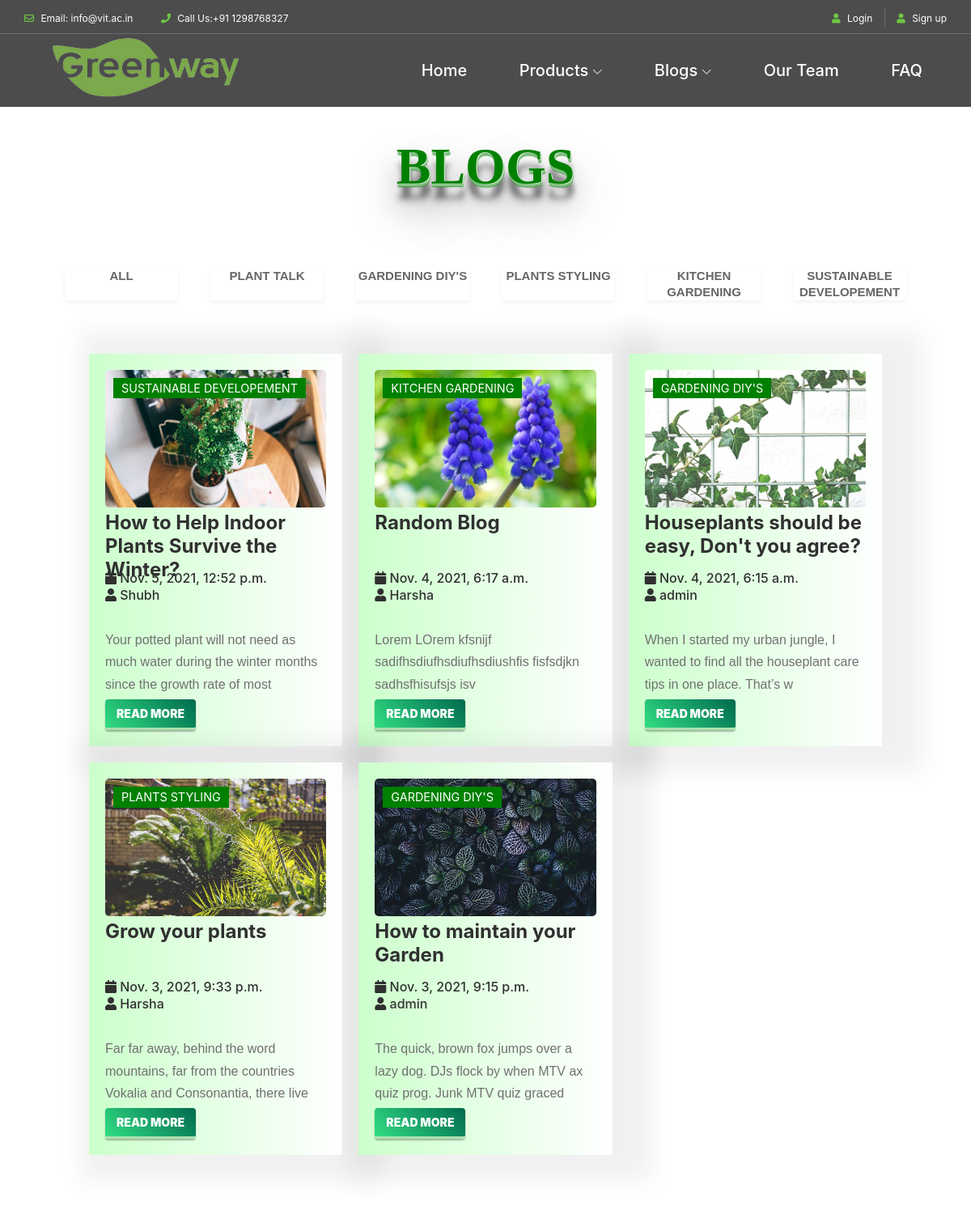
/blogs/blog_home (upper part), run on an earlier commit of the app's database.
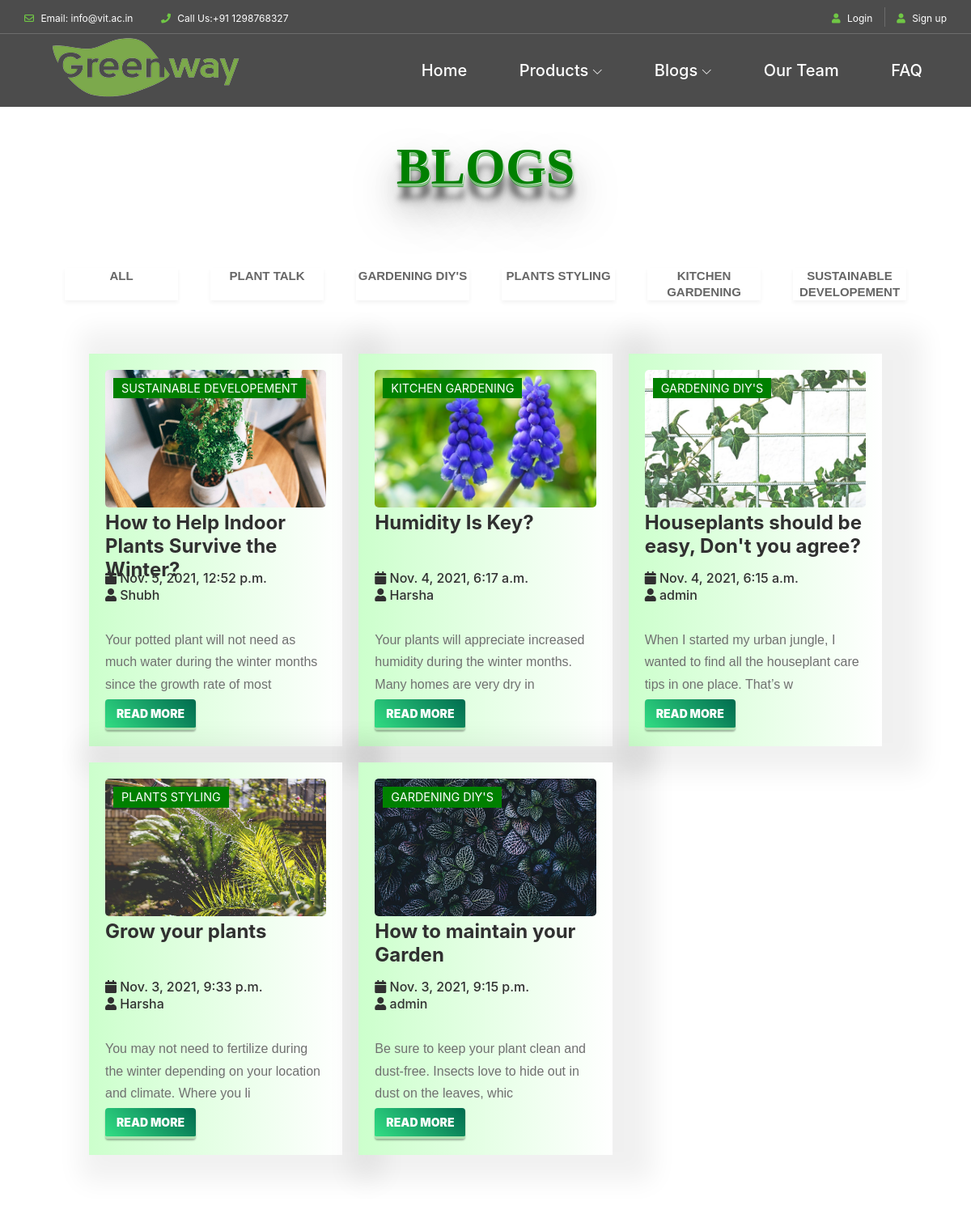
And on a later commit of the database.
### blogs/models.py (models this page shows, shortened)
class BlogPlant(models.Model):
    author = models.ForeignKey(User, on_delete=models.CASCADE, related_name= 'post_author')
    blog_title = models.CharField(max_length= 264)
    slug = models.SlugField(max_length=264, unique=True, default='',editable=False)
    blog_content = models.TextField()
    blog_image = models.ImageField(upload_to= 'blog_image')
    publish_date = models.DateTimeField(auto_now_add=True)
    category = models.ForeignKey(Category, on_delete = models.CASCADE, related_name ='blog_cat')
    class Meta:
        ordering = ['-publish_date']

class Category(models.Model):
    category = models.CharField(max_length = 50, unique = True)
    def __str__(self):
        return self.category

### blogs/views.py (the view)
# urls.py: path('blog_home', views.blog_home, name='blogs'),
def blog_home(request):
    context = {
        "blogs": BlogPlant.objects.all(),
        "tags": {
        'plant': 'PLANT TALK',
        'gardening': 'GARDENING DIY\'S',
        'styling' : 'PLANTS STYLING',
        'kitchen' : 'KITCHEN GARDENING',
        'development' : 'SUSTAINABLE DEVELOPEMENT'
        }
    }
    return render(request, "blogs/blog_home.html", context)

### blogs/template_tags/get_plant_Cat.py (called while the page is built)
@register.filter
def get_plant_Cat(dictionary, key):
    return dictionary.get(str(key))

### templates/blogs/blog_home.html (shortened to what this page needs)
{% extends "base.html" %}
{% load static %}
{% load get_plant_Cat %}
{% block content %}
<link rel="stylesheet" type="text/css" href="{% static 'css/blog.css' %}"/>
<link rel="stylesheet" href="https://cdnjs.cloudflare.com/ajax/libs/magnific-popup.js/1.1.0/magnific-popup.min.css">
<h2 class="title-blog">BLOGS</h2>
<section id="blog">
    <div class="gallery">
        <ul class="blog-filter">
            <li class="list blog-filter-active" data-filter="all">ALL</li>
            <li class="list" data-filter="plant">PLANT TALK</li>
            <li class="list" data-filter="gardening">GARDENING DIY'S</li>
            <li class="list" data-filter="styling">PLANTS STYLING</li>
            <li class="list" data-filter="kitchen ">KITCHEN GARDENING</li>
            <li class="list" data-filter= "development">SUSTAINABLE DEVELOPEMENT</li>
        </ul>
    </div>
    <div class="blog-container">
      {% for i in blogs %}
      <div class="blog-box {{ i.category }}">
          <div class="blog-img">
              <img src="/media/{{ i.blog_image }}">
              <span class="category">
                {{ tags|get_plant_Cat:i.category}}
              </span>
          </div>
              <div class="blog-text">
                  <h4 class="indi-blog-title">{{ i.blog_title }}</h4>
                  <h6 class="published-date"><i class="fa fa-calendar" aria-hidden="true"></i> {{ i.publish_date }}</h6>
                  <h6><i class="fa fa-user "></i> {{ i.author }}</h6><br>
              </div>
              <div class="para">
                  <p>{{ i.blog_content|slice:":100" }}</p>
              </div>
              <a href="{% url 'blog_details' the_slug=i.slug %}" class="square_btn">READ MORE</a>
      </div>
      {% endfor %}
    </div>
</section>
{% endblock content %}

What changed in the data, as far as the page shows it:
changed BlogPlant "KITCHEN GARDENING": blog_title "Random Blog" → "Humidity Is Key?"; blog_content "Lorem LOrem kfsnijf sadifhsdiufhsdiufhsdiushfis fisfsdjkn sadhsfhisufsjs isv" → "Your plants will appreciate increased humidity during the winter months. Many homes are very dry in"
changed BlogPlant "Grow your plants": blog_content "Far far away, behind the word mountains, far from the countries Vokalia and Consonantia, there live" → "You may not need to fertilize during the winter depending on your location and climate. Where you li"
changed BlogPlant "How to maintain your Garden": blog_content "The quick, brown fox jumps over a lazy dog. DJs flock by when MTV ax quiz prog. Junk MTV quiz graced" → "Be sure to keep your plant clean and dust-free. Insects love to hide out in dust on the leaves, whic"
